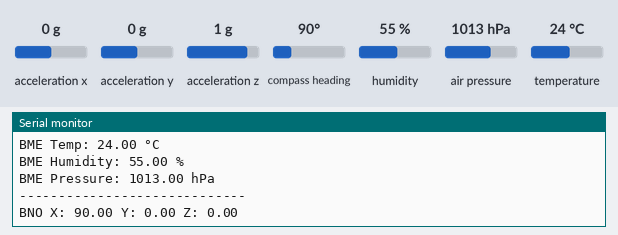
Bench run of a sketch on a simulated Arduino Uno, built with avr-gcc and run on an emulated ATmega328P. Parts: the last lines printed to the serial monitor. The test bench sets the inputs (shaded band); at power-on: acceleration x 0 g, acceleration y 0 g, acceleration z 1 g, compass heading 90°, humidity 55 %, air pressure 1013 hPa, temperature 24 °C.

Above: at 1.3 s.
1.4 s: acceleration x set to -1.4 g
At 1.63 s:
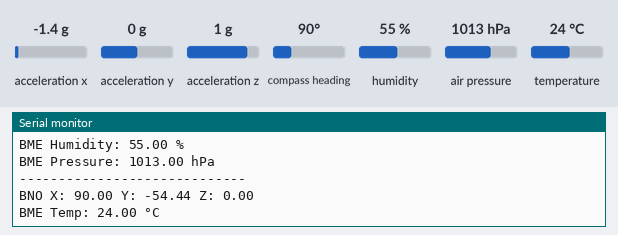
2.9 s: acceleration y set to -1.4 g
At 2.94 s:
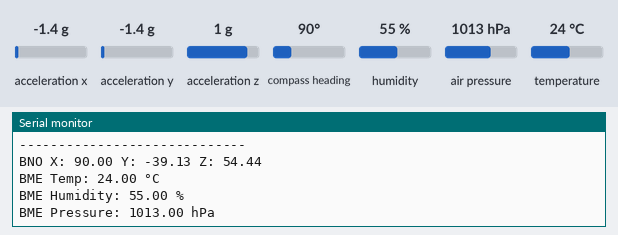
4.4 s: acceleration z set to -1.4 g
At 4.68 s:
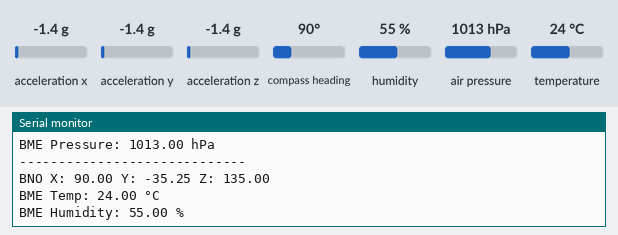
7.4 s: compass heading set to 7°
At 7.51 s:
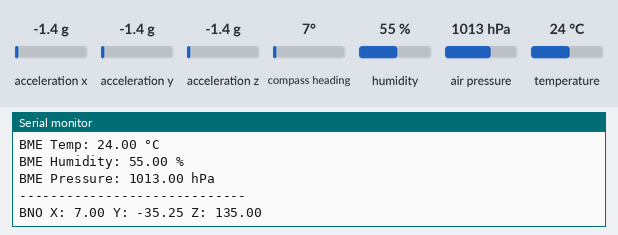
8.9 s: humidity set to 22 %
At 9.26 s:
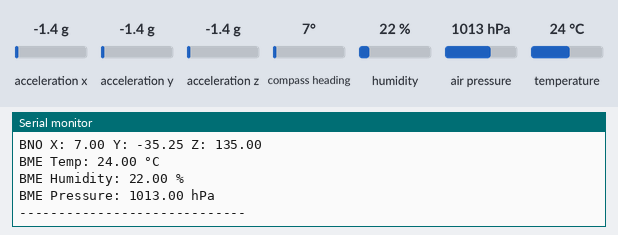
Timing chart, 0 to 11.4 s (numbered marks = the images above; inputs shaded):
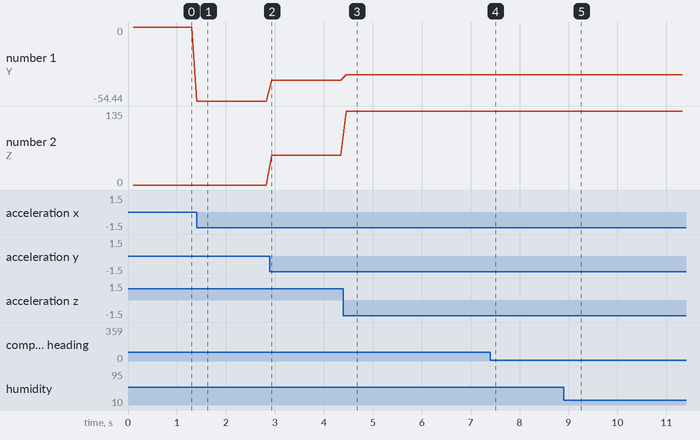

Measured:
- after the input at 1.4 s, the serial monitor: prints a new line at once (image 1)
- after the input at 2.9 s, the serial monitor: prints a new line at once (image 2)
- after the input at 4.4 s, the serial monitor: prints a new line after 0.06 s (image 3)
- after the input at 7.4 s, the serial monitor: prints a new line after 0.11 s (image 4)
- after the input at 8.9 s, the serial monitor: prints a new line at once (image 5)
- plotted number 1: 0 → -54.44 after the input at 1.4 s, -54.44 → -39.13 after the input at 2.9 s, -39.13 → -35.25 after the input at 4.4 s
- plotted number 2: 0 → 54.44 after the input at 2.9 s, 54.44 → 135 after the input at 4.4 s

The sketch:

I2C_BNO05andBME280.ino
```cpp
#include <Wire.h>
#include <Adafruit_Sensor.h>
#include <Adafruit_BNO055.h>
#include <Adafruit_BME280.h>

// ------------------- I2Cアドレス -------------------
#define BNO_ADDRESS 0x28
#define BME_ADDRESS 0x76

// ------------------- センサオブジェクト -------------------
Adafruit_BNO055 bno = Adafruit_BNO055(55, BNO_ADDRESS);
Adafruit_BME280 bme;

void setup() {
  Serial.begin(115200);
  Wire.begin();
  delay(100);

  // ------------------- BNO055初期化 -------------------
  if (!bno.begin()) {
    Serial.println("BNO055 not detected at 0x28!");
    while (1);
  } else {
    Serial.println("BNO055 detected at 0x28");
  }

  // ------------------- BME280初期化 -------------------
  if (!bme.begin(BME_ADDRESS)) {
    Serial.println("BME280 not detected at 0x76!");
    while (1);
  } else {
    Serial.println("BME280 detected at 0x76");
  }
}

void loop() {
  // ------------------- BNO055読み取り -------------------
  sensors_event_t bno_event;
  bno.getEvent(&bno_event);
  Serial.print("BNO X: "); Serial.print(bno_event.orientation.x);
  Serial.print(" Y: "); Serial.print(bno_event.orientation.y);
  Serial.print(" Z: "); Serial.println(bno_event.orientation.z);

  // ------------------- BME280読み取り -------------------
  bme.takeForcedMeasurement();  // 強制測定モード
  Serial.print("BME Temp: "); Serial.print(bme.readTemperature()); Serial.println(" °C");
  Serial.print("BME Humidity: "); Serial.print(bme.readHumidity()); Serial.println(" %");
  Serial.print("BME Pressure: "); Serial.print(bme.readPressure() / 100.0F); Serial.println(" hPa");

  Serial.println("-----------------------------");
  delay(100);
}
```
